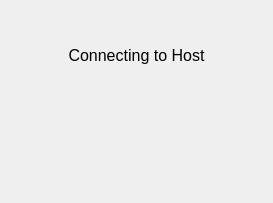
<?xml version="1.0" encoding="UTF-8"?>
<ui version="4.0">
 <class>LoadingScreen</class>
 <widget class="QWidget" name="LoadingScreen">
  <property name="geometry">
   <rect>
    <x>0</x>
    <y>0</y>
    <width>273</width>
    <height>203</height>
   </rect>
  </property>
  <property name="minimumSize">
   <size>
    <width>273</width>
    <height>203</height>
   </size>
  </property>
  <property name="maximumSize">
   <size>
    <width>273</width>
    <height>203</height>
   </size>
  </property>
  <property name="windowTitle">
   <string>Connect</string>
  </property>
  <layout class="QVBoxLayout" name="verticalLayout">
   <item>
    <widget class="QLabel" name="titleLabel">
     <property name="font">
      <font>
       <pointsize>12</pointsize>
       <weight>50</weight>
       <bold>false</bold>
      </font>
     </property>
     <property name="text">
      <string>Connecting to Host</string>
     </property>
     <property name="alignment">
      <set>Qt::AlignCenter</set>
     </property>
    </widget>
   </item>
   <item>
    <widget class="QLabel" name="animation">
     <property name="text">
      <string/>
     </property>
     <property name="alignment">
      <set>Qt::AlignCenter</set>
     </property>
    </widget>
   </item>
  </layout>
 </widget>
 <resources/>
 <connections/>
</ui>
